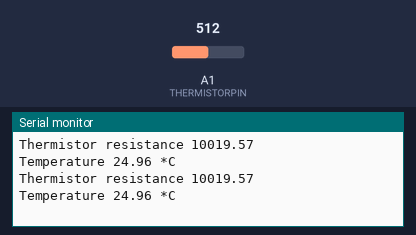
Bench run of a sketch on a simulated Arduino Uno, built with avr-gcc and run on an emulated ATmega328P. Parts: the last lines printed to the serial monitor. Inputs (shaded band) come from the test bench; at power-on: A1 (THERMISTORPIN) = 512.

Above: at 5.8 s.
5.9 s: A1 (THERMISTORPIN) set to 1023
At 10.5 s:
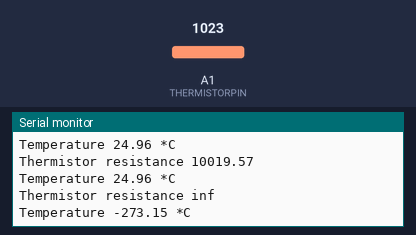
16.5 s: A1 (THERMISTORPIN) set to 900
At 20.8 s:
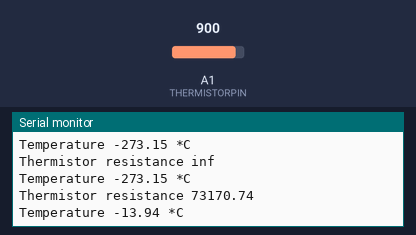
Timing chart, 0 to 22.3 s (numbered marks = the images above; inputs shaded):
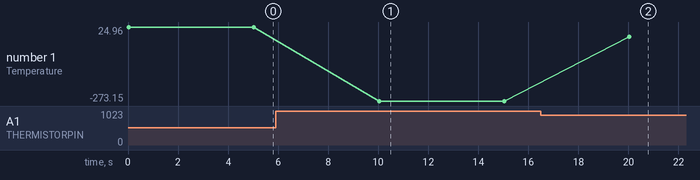

Measured:
- after the input at 5.9 s, the serial monitor: prints a new line after 4.1 s (image 1)
- after the input at 16.5 s, the serial monitor: prints a new line after 3.5 s (image 2)
- plotted number 1: 24.96 → -273.15 after the input at 5.9 s, -273.15 → -13.94 after the input at 16.5 s

The sketch:

thermistorTest.ino
```cpp
 #define THERMISTORPIN A1
 #define SERIESRESISTOR 10000

  void setup(void)
  {
    Serial.begin(9600);
  }
  void loop(void)
  {
  //Read value
  float average;
  average = analogRead(THERMISTORPIN);
  // convert the value to resistance
  average = 1023 / average - 1;
  average = SERIESRESISTOR / average;
  Serial.print("Thermistor resistance ");
  Serial.println(average);


  float steinhart;
  steinhart = average / 10000;     // (R/Ro)
  steinhart = log(steinhart);                  // ln(R/Ro)
  steinhart /= 3950;                   // 1/B * ln(R/Ro)
  steinhart += 1.0 / (25 + 273.15); // + (1/To)
  steinhart = 1.0 / steinhart;                 // Invert
  steinhart -= 273.15;                         // convert to C

  Serial.print("Temperature ");
  Serial.print(steinhart);
  Serial.println(" *C");
  delay(5000);
  }
```
